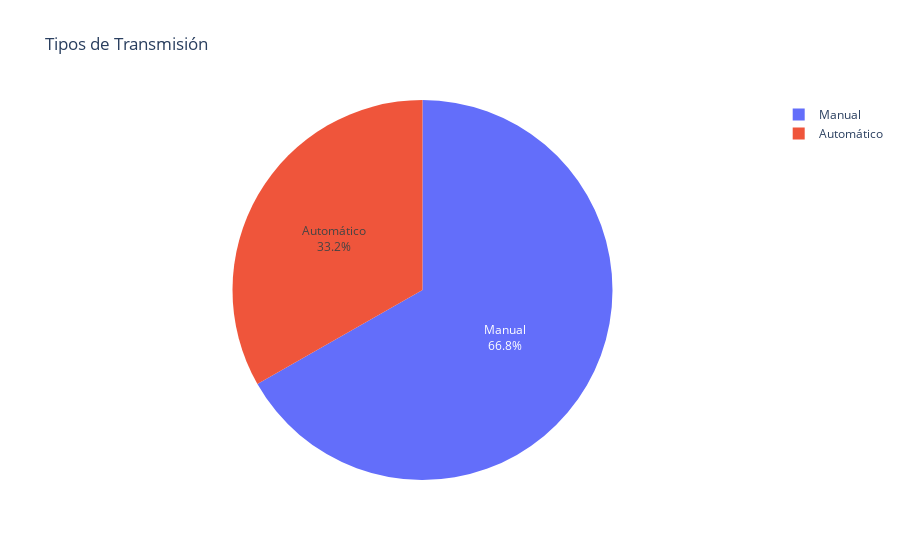

Notebook code for this chart:
### Code cell
gearbox_map = {0: 'Automático', 1: 'Manual'}
df['Gearbox'] = df['Gearbox'].map(gearbox_map)
gearbox_counts = df['Gearbox'].value_counts()

fig = px.pie(
    values=gearbox_counts.values,
    names=gearbox_counts.index,
    title='Tipos de Transmisión'
)
fig.update_traces(textposition='inside', textinfo='percent+label')
fig.show()

### Figure 1 — Plotly figure (JSON) as saved in the notebook; plotly's stock layout.template omitted (floating-point values rounded to 4 significant figures)
{"data": [{"domain": {"x": [0, 1], "y": [0, 1]}, "hovertemplate": "label=%{label}<br>value=%{value}<extra></extra>", "labels": ["Manual", "Automático"], "legendgroup": "", "name": "", "showlegend": true, "textinfo": "percent+label", "textposition": "inside", "type": "pie", "values": [235, 117]}], "layout": {"legend": {"tracegroupgap": 0}, "title": {"text": "Tipos de Transmisión"}}}
